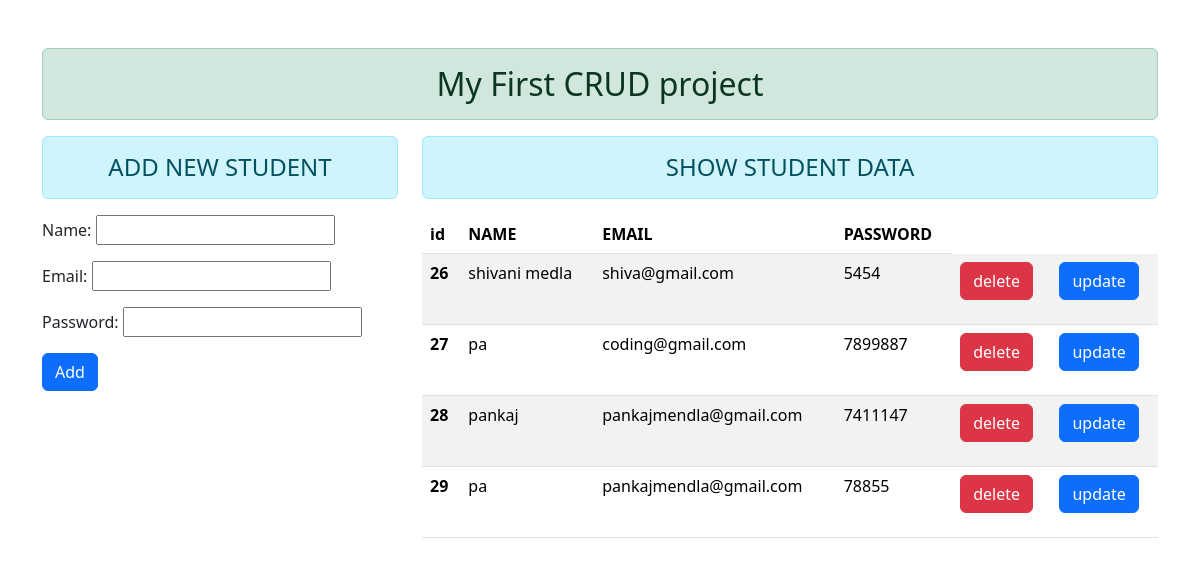
/studentinfo/, run on the app's committed database.
### studentinfo/models.py (models this page shows)
class UserProfile(models.Model):
    name = models.CharField(max_length=20)
    email = models.EmailField(max_length=30)
    password = models.CharField(max_length=20)

### studentinfo/views.py (the view)
# urls.py: path('', views.add_show,name='add_show'),
def add_show(request):
    if request.method =='POST': #to post data
        fm = StudentRegistration(request.POST)
        if fm.is_valid():
            fm.save()
            fm = StudentRegistration()
    else:
      fm = StudentRegistration() #to get data get method
    stud=UserProfile.objects.all()
    return render(request,'studentinfo/addandshow.html',{'form':fm,'stu':stud})

### studentinfo/forms.py
class StudentRegistration(forms.ModelForm):
    class Meta:
        model = UserProfile
        fields =['name','email','password']
        widgets={
            'password':forms.PasswordInput(),
        }

### studentinfo/templates/studentinfo/addandshow.html (shortened to what this page needs)
{% extends 'studentinfo/base.html' %}
{% block content %}
  <div class="row">
       <div class="col-sm-4">
        <h4 class="text-center alert alert-info">ADD NEW STUDENT</h4>
        <form action="" method="post">
              {{form.as_p}}
         <input type="submit" class="btn btn-primary" value="Add">
        </form>
      </div>
      <div class="col-sm-8">
        <h4 class="text-center alert alert-info">SHOW STUDENT DATA</h4>
        {% if stu %}
        <table class="table table-striped">
          <thead>
            <tr>
              <th scope="col">id</th>
              <th scope="col">NAME</th>
              <th scope="col">EMAIL</th>
              <th scope="col">PASSWORD</th>
            </tr>
          </thead>
          <tbody>
             {%for st in stu %}
            <tr>
              <th>{{st.id}}</th>
              <td>{{st.name}}</td>
              <td>{{st.email}}</td>
              <td>{{st.password}}</td>
              <td>
                <form action="{% url 'delete_data' st.id %}" method="POST">
                <input type="submit" class="btn btn-danger" value="delete">
              </form>
              </td>
              <td>
                <form action="{% url 'update_data' st.id %}" method="put">
                  <input type="submit" class="btn btn-primary" value="update">
                </form>
              </td>
            </tr>
            {%endfor%}
          </tbody>
        </table>
        {% else %}
        <h4 class="text-center alert alert-danger">NO RECORDS FOUND</h4>
         {%endif%}
      </div>
  </div>
{% endblock content %}

### studentinfo/templates/studentinfo/base.html (shortened to what this page needs)
{% load static %}
<html lang="en">
    <head>
        <link rel="stylesheet" href="{% static 'studentinfo/css/bootstrap.min.css' %}">
    </head>
        <body>
            <div class="container mt-5">
              <h2 class="text-center alert alert-success">My First CRUD project</h2>
              {% block content%}
              {% endblock content %}
            </div>
    </body>
</html>

### data on the page
UserProfile: id "26", name "shivani medla", email "shiva@gmail.com", password "5454"
UserProfile: id "27", name "pa", email "coding@gmail.com", password "7899887"
UserProfile: id "28", name "pankaj", email "pankajmendla@gmail.com", password "7411147"
UserProfile: id "29", name "pa", email "pankajmendla@gmail.com", password "78855"
